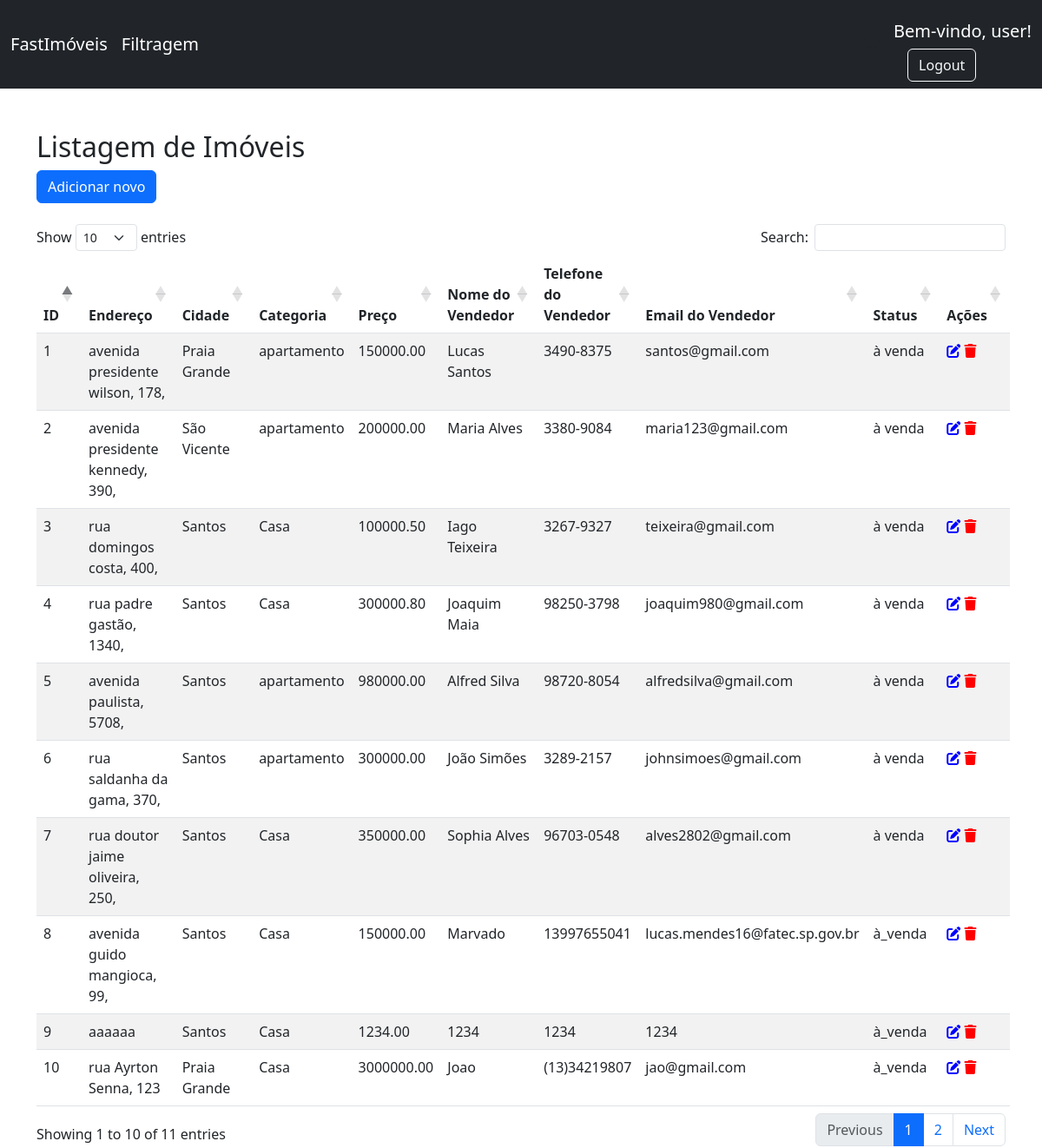
The page /php/painel.php (signed in) on the database its author committed.
### tables this page shows
CREATE TABLE `imoveis` (
  `id` int(20) NOT NULL,
  `cidade` varchar(100) NOT NULL,
  `endereco` varchar(255) NOT NULL,
  `categoria` varchar(50) DEFAULT NULL,
  `preco` decimal(10,2) NOT NULL,
  `nome_vendedor` varchar(255) NOT NULL,
  `telefone_vendedor` varchar(20) NOT NULL,
  `email_vendedor` varchar(255) NOT NULL,
  `status` varchar(30) DEFAULT NULL,
  `foto` varchar(255) NOT NULL
);

### php/painel.php (the view, shortened to what this page needs)
<!DOCTYPE html>
<html>
<head>
    <link href="https://cdn.jsdelivr.net/npm/bootstrap@5.3.0/dist/css/bootstrap.min.css" rel="stylesheet">
    <link href="https://cdn.datatables.net/1.13.6/css/dataTables.bootstrap5.min.css" rel="stylesheet">
    <link rel="stylesheet" href="https://cdnjs.cloudflare.com/ajax/libs/font-awesome/6.4.2/css/all.min.css" />
</head>
<body>
    <?php
    $nomeUsuario = $_SESSION["nomeUsuario"];
    if ($nomeUsuario != null) {
        if (!isset($_SESSION["isAdmin"]) || $_SESSION["isAdmin"] != 1) {
    ?>
    <nav class="navbar navbar-expand-lg navbar-dark bg-dark">
        <div class="container-fluid">
            <div class="collapse navbar-collapse" id="navbarSupportedContent">
                <a class="navbar-brand mt-2 mt-lg-0" href="#">FastImóveis
                </a>
                <a class="navbar-brand mt-2 mt-lg-0" href="filtragem.php">Filtragem
                </a>
            </div>
            <div class="d-flex align-items-center">
                <a class="text-reset me-3" href="#">
                    <i class="fas fa-shopping-cart"></i>
                </a>
                <div class="dropdown">
                    <a>
                        <h5 class="mt-3" style="color: white;">Bem-vindo, <?= $nomeUsuario ?>!</h5>
                    </a>
                    <div class="ms-3">
                        <a href="../arquivos/index.html" class="btn btn-outline-light">Logout</a>
                    </div>
                </div>
            </div>
        </div>
    </nav>
    <div class="container">
        <h2 class="mt-5">Listagem de Imóveis</h2>
        <button type="button" class="btn btn-primary" data-bs-toggle="modal" data-bs-target="#addModal">
            Adicionar novo
        </button>
        <br>
        <br>
        <table id="imoveisTable" class="table table-striped">
            <thead>
                <tr>
                    <th>ID</th>
                    <th>Endereço</th>
                    <th>Cidade</th>
                    <th>Categoria</th>
                    <th>Preço</th>
                    <th>Nome do Vendedor</th>
                    <th>Telefone do Vendedor</th>
                    <th>Email do Vendedor</th>
                    <th>Status</th>
                    <th>Ações</th>
                </tr>
            </thead>
            <tbody>
                <?php
                try {
                    $conn = new PDO("mysql:host=localhost;dbname=fastimoveis;charset=utf8", "root", "");
                    $query = "SELECT * FROM imoveis";
                    $stmt = $conn->query($query);
                    while ($row = $stmt->fetch(PDO::FETCH_ASSOC)) {
                ?>
                    <tr>
                        <td><?= $row['id'] ?></td>
                        <td><?= $row['endereco'] ?></td>
                        <td><?= $row['cidade'] ?></td>
                        <td><?= $row['categoria'] ?></td>
                        <td><?= $row['preco'] ?></td>
                        <td><?= $row['nome_vendedor'] ?></td>
                        <td><?= $row['telefone_vendedor'] ?></td>
                        <td><?= $row['email_vendedor'] ?></td>
                        <td><?= $row['status'] ?></td>
                        <td>
                            <i class="edit-icon icon-button" data-bs-toggle="modal" data-bs-target="#editModal<?= $row['id'] ?>">
                                <i class="fas fa-edit"></i>
                            </i>
                            <i class="delete-icon" type="button" class="btn btn-icon btn-danger" onclick="deleteRecord(<?= $row['id'] ?>)">
                                <i class="fas fa-trash"></i>
                            </i>
                        </td>
                    </tr>
                    </div>
                <?php
                    }
                } catch (PDOException $e) {
                    echo "Error: " . $e->getMessage();
                }
                ?>
</body>
<?php
}
}  ?>
</html>

### php/painel.php (style rules this page uses)
.edit-icon { color: blue; }
.delete-icon { color: red; }
.icon-button { cursor: pointer; transition: color 0.2s; }

### rows shown on the page
imoveis: id "1", endereco "avenida presidente wilson, 178,", cidade "Praia Grande", categoria "apartamento", preco "150000.00", nome_vendedor "Lucas Santos", telefone_vendedor "3490-8375", email_vendedor "santos@gmail.com", status "à venda"
imoveis: id "2", endereco "avenida presidente kennedy, 390,", cidade "São Vicente", categoria "apartamento", preco "200000.00", nome_vendedor "Maria Alves", telefone_vendedor "3380-9084", email_vendedor "maria123@gmail.com", status "à venda"
imoveis: id "3", endereco "rua domingos costa, 400,", cidade "Santos", categoria "Casa", preco "100000.50", nome_vendedor "Iago Teixeira", telefone_vendedor "3267-9327", email_vendedor "teixeira@gmail.com", status "à venda"
imoveis: id "4", endereco "rua padre gastão, 1340,", cidade "Santos", categoria "Casa", preco "300000.80", nome_vendedor "Joaquim Maia", telefone_vendedor "98250-3798", email_vendedor "joaquim980@gmail.com", status "à venda"
imoveis: id "5", endereco "avenida paulista, 5708,", cidade "Santos", categoria "apartamento", preco "980000.00", nome_vendedor "Alfred Silva", telefone_vendedor "98720-8054", email_vendedor "alfredsilva@gmail.com", status "à venda"
imoveis: id "6", endereco "rua saldanha da gama, 370,", cidade "Santos", categoria "apartamento", preco "300000.00", nome_vendedor "João Simões", telefone_vendedor "3289-2157", email_vendedor "johnsimoes@gmail.com", status "à venda"
imoveis: id "7", endereco "rua doutor jaime oliveira, 250,", cidade "Santos", categoria "Casa", preco "350000.00", nome_vendedor "Sophia Alves", telefone_vendedor "96703-0548", email_vendedor "alves2802@gmail.com", status "à venda"
imoveis: id "8", endereco "avenida guido mangioca, 99,", cidade "Santos", categoria "Casa", preco "150000.00", nome_vendedor "Marvado", telefone_vendedor "13997655041", email_vendedor "lucas.mendes16@fatec.sp.gov.br", status "à_venda"
imoveis: id "9", endereco "aaaaaa", cidade "Santos", categoria "Casa", preco "1234.00", nome_vendedor "1234", telefone_vendedor "1234", email_vendedor "1234", status "à_venda"
imoveis: id "10", endereco "rua Ayrton Senna, 123", cidade "Praia Grande", categoria "Casa", preco "3000000.00", nome_vendedor "Joao", telefone_vendedor "(13)34219807", email_vendedor "jao@gmail.com", status "à_venda"

### other values the page prints
$nomeUsuario "user"
